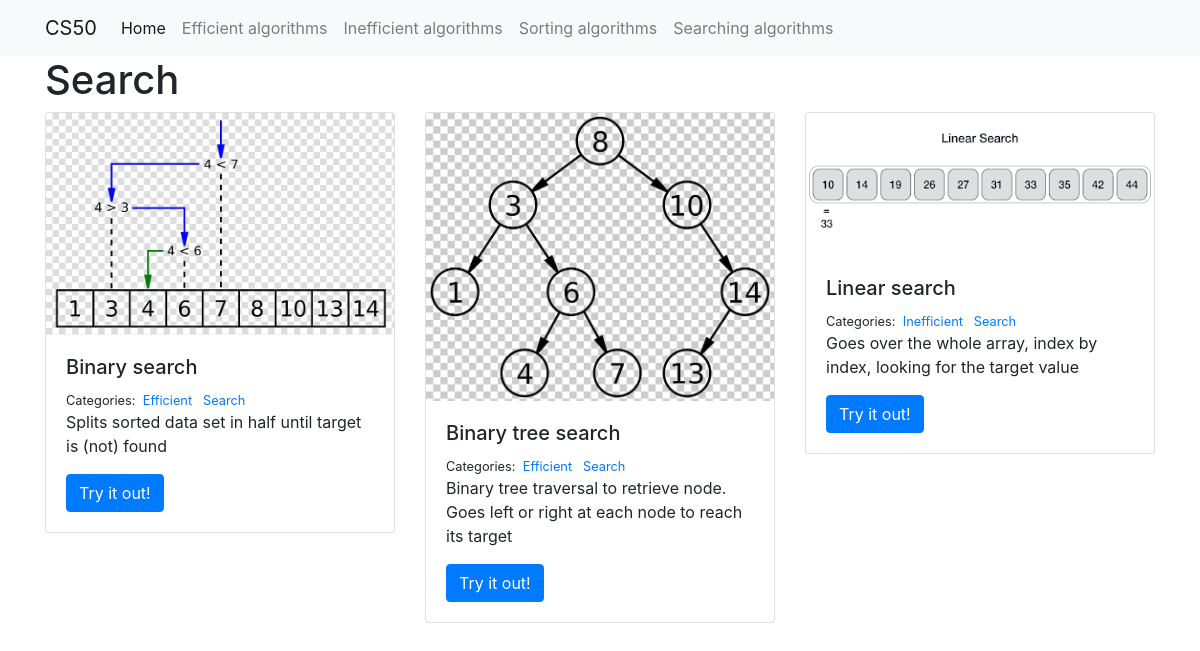
/Search/, run on the app's committed database.
### algorithms/models.py (models this page shows, shortened)
class Algorithm(models.Model):
    title = models.CharField(max_length=100)
    description = models.TextField()
    image = models.FilePathField(path="algorithms/img")
    categories = models.ManyToManyField("Category", related_name="algorithms")
    bestCase = models.TextField()
    worstCase = models.TextField()
    purpose = models.CharField(max_length=50)

class Category(models.Model):
    name = models.CharField(max_length=20)

### algorithms/views.py (the view)
# urls.py: path("<category>/", views.algorithms_category, name="algorithms_category"),
def algorithms_category(request, category):
    algorithms = Algorithm.objects.filter(categories__name__contains=category)
    context = {"category": category, "algorithms": algorithms}
    return render(request, "algorithms_category.html", context)

### algorithms/templates/algorithms_category.html (shortened to what this page needs)
{% extends "base.html" %}
{% load static %}
{% block page_content %}
<head>
</head>
<h1>{{ category | title }}</h1>
<div class="row">
{% for algorithm in algorithms %}
    <div class="col-md-4">
        <div class="card mb-2">
            <img class="card-img-top" src="{% static algorithm.image %}">
            <div class="card-body">
                <h5 class="card-title">{{ algorithm.title }}</h5>
                <small>
                    Categories:&nbsp;
                    {% for category in algorithm.categories.all %}
                    <a href="{% url 'algorithms_category' category.name %}">
                        {{ category.name }}
                    </a>&nbsp;
                    {% endfor %}
                </small>
                <p class="card-text">{{ algorithm.description }}</p>
                <a href="{% url 'algorithms_detail' algorithm.pk %}"
                   class="btn btn-primary">
                    Try it out!
                </a>
            </div>
        </div>
    </div>
    {% endfor %}
</div>
{% endblock %}

### data on the page
Algorithm: image (picture), title "Binary search", description "Splits sorted data set in half until target is (not) found"
Category: name "Efficient"
Category: name "Search"
Algorithm: image (picture), title "Binary tree search", description "Binary tree traversal to retrieve node. Goes left or right at each node to reach its target"
Algorithm: image (picture), title "Linear search", description "Goes over the whole array, index by index, looking for the target value"
Category: name "Inefficient"

### other printed values
{{ category | title }} "Search"
